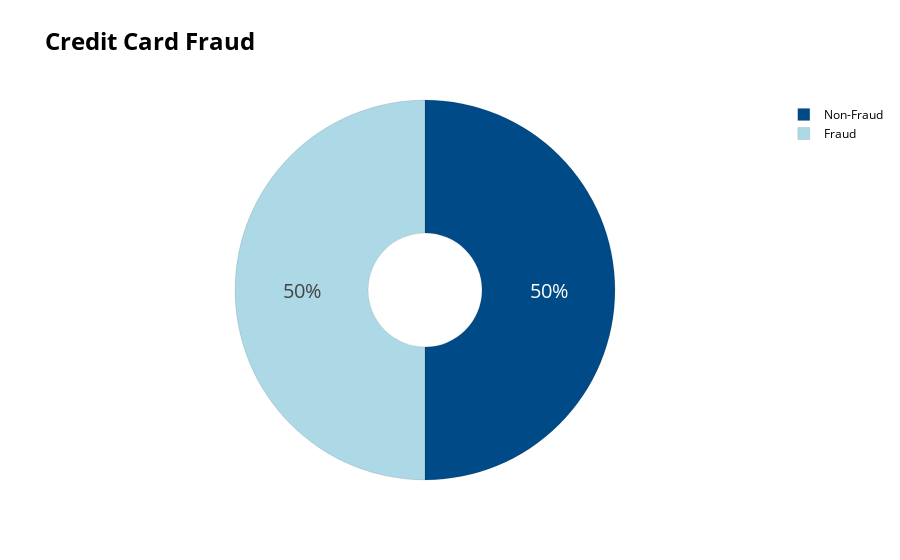

Notebook code for this chart:
### Code cell
#Visualizing Class Distribution after SMOTE
colors = ['#004B87', 'LightBlue'] 
labels = ['Non-Fraud', 'Fraud']
values = y_train.value_counts() / y_train.shape[0] 

fig = go.Figure(data=[go.Pie(labels=labels, values=values, hole=.3)])
fig.update_traces(hoverinfo='label+percent', textinfo='percent', textfont_size=20,
                  marker=dict(colors=colors, line=dict(color='black', width=0.1)))

fig.update_layout(
    title_text='<b>Credit Card Fraud</b>',
    title_font_color='black',
    title_font=dict(size=24),
    legend_title_font_color='black',
    paper_bgcolor='white',  # Background color
    plot_bgcolor='white',   # Plot background color
    font_color='black',
)

fig.show()

### Figure 1 — Plotly figure (JSON) as saved in the notebook; plotly's stock layout.template omitted (floating-point values rounded to 4 significant figures)
{"data": [{"hole": 0.3, "hoverinfo": "label+percent", "labels": ["Non-Fraud", "Fraud"], "marker": {"colors": ["#004B87", "LightBlue"], "line": {"color": "black", "width": 0.1}}, "textfont": {"size": 20}, "textinfo": "percent", "type": "pie", "values": [0.5, 0.5]}], "layout": {"font": {"color": "black"}, "legend": {"title": {"font": {"color": "black"}}}, "paper_bgcolor": "white", "plot_bgcolor": "white", "title": {"font": {"color": "black", "size": 24}, "text": "<b>Credit Card Fraud</b>"}}}
